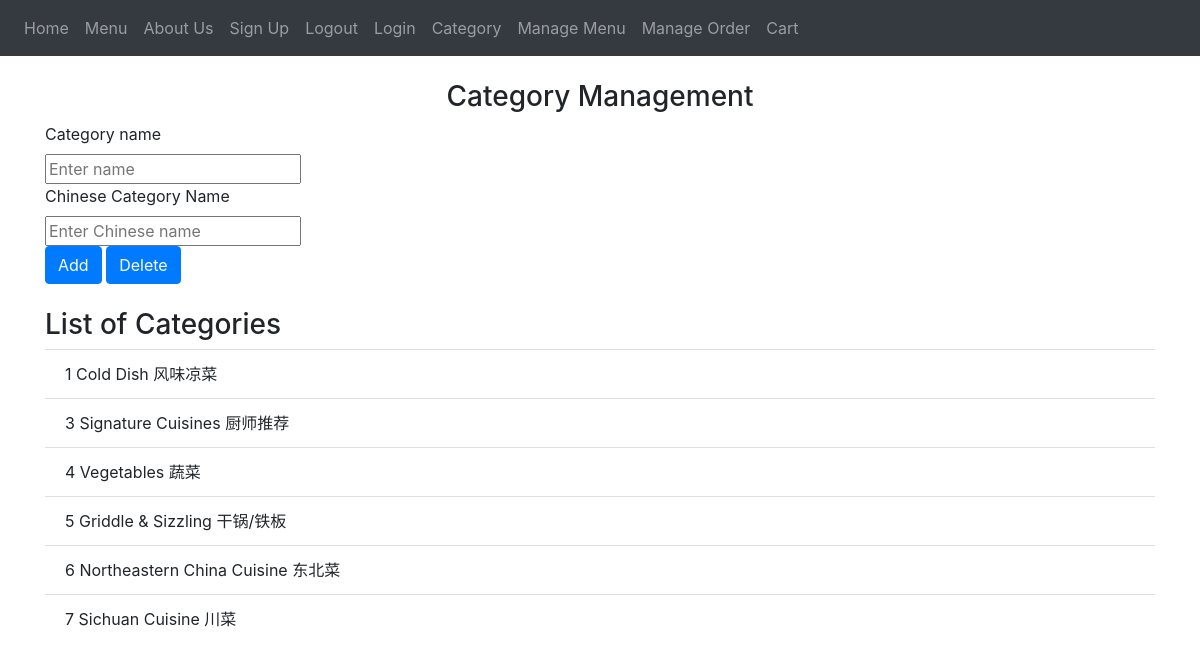
/manage-category, run on the app's committed database.
### website/models.py (models this page shows)
class MenuCategory(db.Model):
    __tablename__='menucategory'
    id = db.Column(db.Integer,primary_key = True)
    category = db.Column(db.String(150),unique=True)
    category_cn = db.Column(db.String(150),unique=True)

### website/admin.py (the view, shortened to what this page needs)
@admin.route('/manage-category', methods=['POST','GET'])
def change_category():
    menucategory= MenuCategory.query.all()
    return render_template('manage_category.html', menucategory=menucategory)

### website/templates/manage_category.html
{% extends 'layout.html' %}
{% block body %}
<h3 align="center">Category Management</h3>
<form method="POST">
    <label for="category_name">Category name</label><br />
    <input type="text" id="category_name" name="category_name" placeholder="Enter name">
    <br />
    <label for="category_name_cn">Chinese Category Name</label><br />
    <input type="text" id="category_name_cn" name="category_name_cn" placeholder="Enter Chinese name">
    <br />
    <button type="submit" name='ADD' class="btn btn-primary">Add</button>
    <button type="submit" name='DELETE' class="btn btn-primary">Delete</button>
</form>
<br/>
<ul class="list-group list-group-flush" id="categories">
    <h3>List of Categories</h3>
    {% if menucategory %}
    {% for c in menucategory %}
    <li class="list-group-item">
        {{c.id}}
        {{c.category}}
        {{c.category_cn}}
    </li>
    {% endfor %}
    {% else %}
    <p>Add a new category using field above</p>
    {% endif %}
</ul>
{% endblock %}

### data on the page
MenuCategory: id "1", category "Cold Dish", category_cn "风味凉菜"
MenuCategory: id "3", category "Signature Cuisines", category_cn "厨师推荐"
MenuCategory: id "4", category "Vegetables", category_cn "蔬菜"
MenuCategory: id "5", category "Griddle & Sizzling", category_cn "干锅/铁板"
MenuCategory: id "6", category "Northeastern China Cuisine", category_cn "东北菜"
MenuCategory: id "7", category "Sichuan Cuisine", category_cn "川菜"
